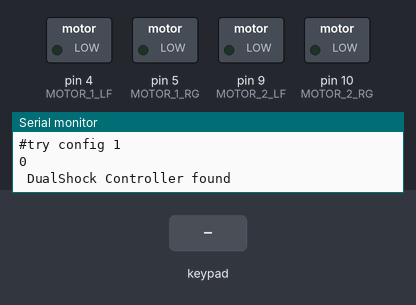
Simulated run of this sketch. Board: Arduino Uno, built with avr-gcc and run on an emulated ATmega328P. On the bench: switched loads named in the sketch (green lamp = pin HIGH), the last lines printed to the serial monitor. Inputs (shaded band) come from the test bench.

Above: at 2.2 s.
2.3 s: key 'U' pressed
At 2.51 s:
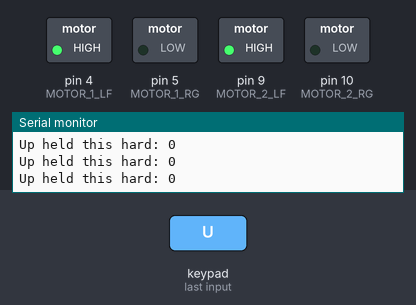
4.2 s: key 'D' pressed
At 4.42 s:
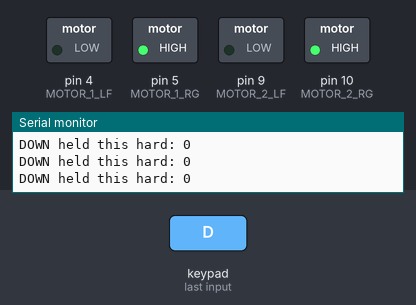
6.1 s: key 'L' pressed
At 6.34 s:
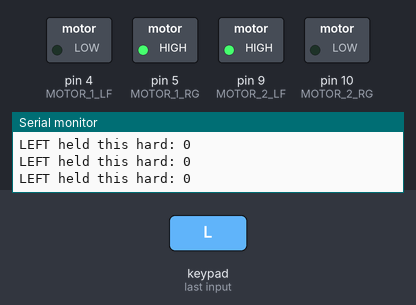
8.0 s: key 'R' pressed
At 8.2 s:
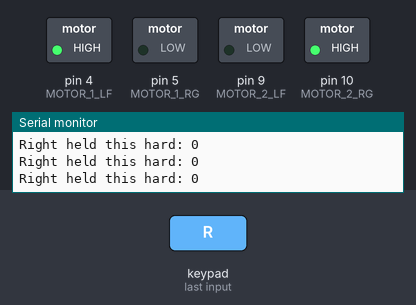
Timing chart, 0 to 10.9 s (numbered marks = the images above; inputs shaded):
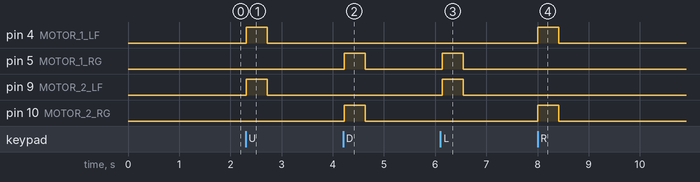

Measured:
- after the input at 2.3 s, pin 4 (MOTOR_1_LF), pin 9 (MOTOR_2_LF): LOW → HIGH at once, → LOW 0.40 s later
- after the input at 4.2 s, pin 5 (MOTOR_1_RG), pin 10 (MOTOR_2_RG): LOW → HIGH at once, → LOW 0.40 s later
- after the input at 6.1 s, pin 5 (MOTOR_1_RG), pin 9 (MOTOR_2_LF): LOW → HIGH at once, → LOW 0.40 s later
- after the input at 8.0 s, pin 4 (MOTOR_1_LF), pin 10 (MOTOR_2_RG): LOW → HIGH at once, → LOW 0.40 s later

The sketch:

nodemcu_with_motor.ino
```cpp
#include <PS2X_lib.h>  //for v1.6


#define PS2_DAT        12  //MISO
#define PS2_CMD        13  //MOSI
#define PS2_CS         15  //SS
#define PS2_CLK        14  //CLK

#define MOTOR_2_LF        9
#define MOTOR_2_RG        10
#define MOTOR_1_LF        4
#define MOTOR_1_RG        5

/******************************************************************
 * select modes of PS2 controller:
 *   - pressures = analog reading of push-butttons
 *   - rumble    = motor rumbling
 * uncomment 1 of the lines for each mode selection
 ******************************************************************/
#define pressures   false
#define rumble      false

PS2X ps2x; // create PS2 Controller Class

//right now, the library does NOT support hot pluggable controllers, meaning
//you must always either restart your Arduino after you connect the controller,
//or call config_gamepad(pins) again after connecting the controller.

int error = -1;
byte type = 0;
byte vibrate = 0;
int tryNum = 1;

void setup(){

  Serial.begin(115200);
  pinMode(MOTOR_1_LF, OUTPUT);   //left motors forward
  pinMode(MOTOR_2_RG, OUTPUT);   //left motors reverse
  pinMode(MOTOR_1_LF, OUTPUT);   //right motors forward
  pinMode(MOTOR_1_RG, OUTPUT);   //right motors reverse


  while (error != 0) {
    delay(1000);
    error = ps2x.config_gamepad(PS2_CLK, PS2_CMD, PS2_CS, PS2_DAT, pressures, rumble);
    Serial.print("#try config ");
    Serial.println(tryNum);
    tryNum++;
  }

  Serial.println(ps2x.Analog(1), HEX);

  type = ps2x.readType();
  switch(type) {
    case 0:
      Serial.println(" Unknown Controller type found ");
      break;
    case 1:
      Serial.println(" DualShock Controller found ");
      break;
    case 2:
      Serial.println(" GuitarHero Controller found ");
      break;
	  case 3:
      Serial.println(" Wireless Sony DualShock Controller found ");
      break;
   }
}

void loop() {

  if(type == 1){ //DualShock Controller
    ps2x.read_gamepad(false, vibrate); //read controller and set large motor to spin at 'vibrate' speed

    //will be TRUE as long as button is pressed
    if(ps2x.Button(PSB_START))
      Serial.println("Start is being held");
    if(ps2x.Button(PSB_SELECT))
      Serial.println("Select is being held");

    //will be TRUE as long as button is pressed
    if(ps2x.Button(PSB_PAD_UP)) {
      Serial.print("Up held this hard: ");
      Serial.println(ps2x.Analog(PSAB_PAD_UP), DEC);
      moveForward(255);
    }
    else if (ps2x.Button(PSB_PAD_RIGHT)){
      Serial.print("Right held this hard: ");
      Serial.println(ps2x.Analog(PSAB_PAD_RIGHT), DEC);
      turnRight(255);
    }
    else if (ps2x.Button(PSB_PAD_LEFT)){
      Serial.print("LEFT held this hard: ");
      Serial.println(ps2x.Analog(PSAB_PAD_LEFT), DEC);
      turnLeft(255);
    }
    else if (ps2x.Button(PSB_PAD_DOWN)){
      Serial.print("DOWN held this hard: ");
      Serial.println(ps2x.Analog(PSAB_PAD_DOWN), DEC);
      moveBack(255);
    } else {
      stop();
    }

    vibrate = ps2x.Analog(PSAB_CROSS);  //this will set the large motor vibrate speed based on how hard you press the blue (X) button
    if (ps2x.NewButtonState()) {        //will be TRUE if any button changes state (on to off, or off to on)
      if(ps2x.Button(PSB_L3))
        Serial.println("L3 pressed");
      if(ps2x.Button(PSB_R3))
        Serial.println("R3 pressed");
      if(ps2x.Button(PSB_L2))
        Serial.println("L2 pressed");
      if(ps2x.Button(PSB_R2))
        Serial.println("R2 pressed");
      if(ps2x.Button(PSB_TRIANGLE))
        Serial.println("△ pressed");
    }
    //△□○×
    if(ps2x.ButtonPressed(PSB_CIRCLE))               //will be TRUE if button was JUST pressed
      Serial.println("○ just pressed");
    if(ps2x.NewButtonState(PSB_CROSS))               //will be TRUE if button was JUST pressed OR released
      Serial.println("× just changed");
    if(ps2x.ButtonReleased(PSB_SQUARE))              //will be TRUE if button was JUST released
      Serial.println("□ just released");

    if(ps2x.Button(PSB_L1) || ps2x.Button(PSB_R1)) { //print stick values if either is TRUE
      Serial.print("Stick Values:");
      Serial.print(ps2x.Analog(PSS_LY)); //Left stick, Y axis. Other options: LX, RY, RX
      Serial.print(",");
      Serial.print(ps2x.Analog(PSS_LX), DEC);
      Serial.print(",");
      Serial.print(ps2x.Analog(PSS_RY), DEC);
      Serial.print(",");
      Serial.println(ps2x.Analog(PSS_RX), DEC);
    }

  }
  delay(50);
}

void moveForward(int speed) {
  analogWrite(MOTOR_1_LF, speed);
  analogWrite(MOTOR_1_RG, 0);
  analogWrite(MOTOR_2_LF, speed);
  analogWrite(MOTOR_2_RG, 0);
}

void moveBack(int speed) {
  analogWrite(MOTOR_1_LF, 0);
  analogWrite(MOTOR_1_RG, speed);
  analogWrite(MOTOR_2_LF, 0);
  analogWrite(MOTOR_2_RG, speed);
}

void turnLeft(int speed) {
  analogWrite(MOTOR_1_LF, 0);
  analogWrite(MOTOR_1_RG, speed);
  analogWrite(MOTOR_2_LF, speed);
  analogWrite(MOTOR_2_RG, 0);
}

void turnRight(int speed) {
  analogWrite(MOTOR_1_LF, speed);
  analogWrite(MOTOR_1_RG, 0);
  analogWrite(MOTOR_2_LF, 0);
  analogWrite(MOTOR_2_RG, speed);
}

void stop() {
  digitalWrite(MOTOR_1_LF, LOW);
  digitalWrite(MOTOR_1_RG, LOW);
  digitalWrite(MOTOR_2_LF, LOW);
  digitalWrite(MOTOR_2_RG, LOW);
}
```
